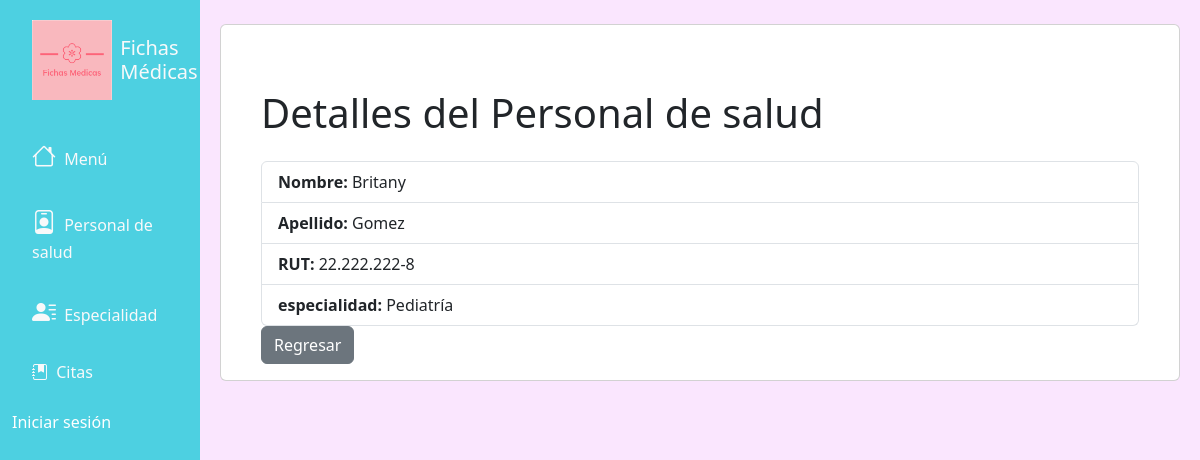
The app's page /mostrar_personal/9 with its own data.
### fichasapp/models.py (models this page shows, shortened)
class PersonalSalud(models.Model):
    usuario = models.ForeignKey(Usuario, on_delete=models.CASCADE)
    especialidad = models.ForeignKey(Especialidad, on_delete=models.CASCADE)

class Usuario(models.Model):
    ROL = (('Administrador', 'Administrador'),
           ('Funcionario', 'Funcionario'),
           ('Usuario', 'Usuario'),
           )
    nombre = models.CharField(max_length=50, null=True)
    apellido = models.CharField(max_length=50, null=True)
    rut = models.CharField(max_length=13, null=True)
    correo = models.EmailField(max_length=50, null=True)
    rol = models.CharField(max_length=200, null=True, choices=ROL)

class Especialidad(models.Model):
    name = models.CharField(max_length=30)
    def __str__(self):
        return self.name

### fichasapp/views.py (the view)
# urls.py: path('mostrar_personal/<str:pk>', views.view_personalSalud, name='mostrar_personal'),
def view_personalSalud(request, pk):
    personal = PersonalSalud.objects.get(id=pk)
    usuario = personal.usuario_id  # Acceder al objeto Usuario relacionado
    context = {
        'personal': personal,
        'usuario': usuario
    }
    return render(request, 'personalSalud/mostrar_personal.html', context)

### templates/personalSalud/mostrar_personal.html
{% extends 'base.html' %}
{% load static %}
{% block content %}
<div class="card">
    <div class="card-body">
      <div class="container">
        <div class="container">
            <h1 class="mt-5">Detalles del Personal de salud</h1>
            <ul class="list-group mt-4">
                <li class="list-group-item"><strong>Nombre:</strong> {{ personal.usuario.nombre }}</li>
                <li class="list-group-item"><strong>Apellido:</strong> {{ personal.usuario.apellido }}</li>
                <li class="list-group-item"><strong>RUT:</strong> {{ personal.usuario.rut }}</li>
                <li class="list-group-item"><strong>especialidad:</strong> {{ personal.especialidad }}</li>
            </ul>
            <a href="{% url 'personalsalud' %}" class="btn btn-secondary">Regresar</a>
        </div>
    </div>
    </div>
</div>
{% endblock %}

### static/css/main.css (style rules this page uses)
body { font-family: 'Segoe UI', Tahoma, Geneva, Verdana, sans-serif; background-color: #fae6fe ; }

### records on screen
PersonalSalud: usuario.nombre "Britany", usuario.apellido "Gomez", usuario.rut "22.222.222-8", especialidad "Pediatría"
